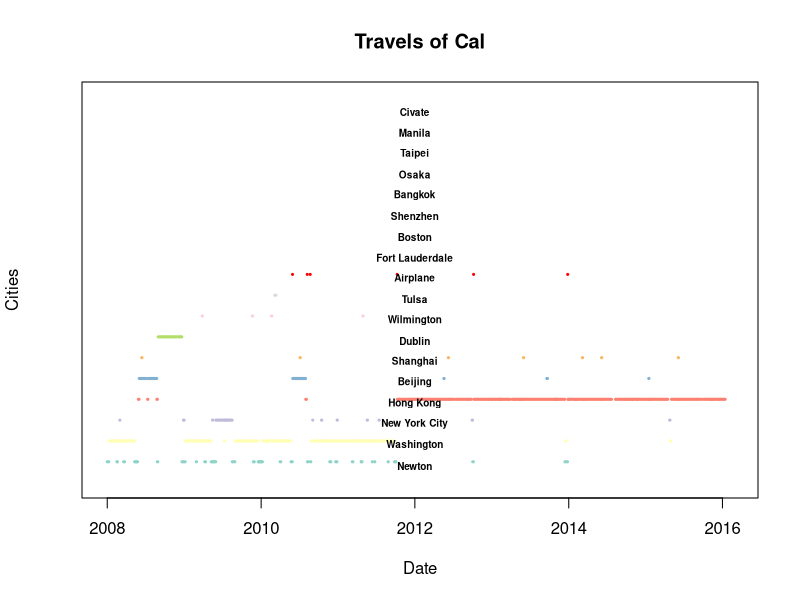

R code for this plot: (Note: this script raises an error after producing the figure.)
options(stringsasfactors=F)
setwd('/Users/christopherlee/Documents/CAL/Real_Life/Geography/')
G<-read.csv("Geography of Cal.csv", TRUE, sep=",",dec=".", na.strings="NA", stringsAsFactors=FALSE)
G$Date.Begin<-as.Date(strptime(G$Date.Begin, format='%m/%d/%Y'))
G$End.Date<-as.Date(strptime(G$End.Date, format='%m/%d/%Y'))
G$Date.Begin<-as.Date(format(G$Date.Begin, '20%y-%m-%d')) #this line may be needed if .csv file truncates dates to /yy instead of /yyyy
G$End.Date<-as.Date(format(G$End.Date, '20%y-%m-%d'))
(G$End.Date - G$Date.Begin)+1->N #N = number of nights of stay. Because Date Begin is the date of the first night spent and End Date is date of the last night, the +1 is required

N<-as.integer(N) #Safety precaution in case of date input error
G$Location[which(G$Location=='Aberdeen')]<-'Hong Kong'
G$Location[which(G$Location=='Kowloon')]<-'Hong Kong'
Cities<-unique(G$Location)
TN<-rep(0,length(Cities))
for (i in 1:length(Cities)) {
  TN[i]<-sum(N[which(G$Location==Cities[i])], na.rm=TRUE)
} #TN represents total night spent in a given city
cbind(Cities,TN)->Total
SIZE<-6 #Flexible, determines minimum number of nights spent in a city to make our graph
Stops<-which(TN>=SIZE)
Total[Stops]

library('RColorBrewer')
PA<-c(brewer.pal(9,'Set3'), 'red')
#Start with a blank plot with the dates on the x-axis and a y-axis big enough to host all the data

plot(G$Date.Begin, rep(-1, length(G[,1])), ylim=c(0,length(Stops)+0.5), ylab='Cities', xlab='Date', main='Travels of Cal', yaxt='n')
#Iterate through cities in stops
for (i in 1:length(Stops)){
  current.db<-G$Date.Begin[which(G$Location==Total[Stops][i])]
  current.ed<-G$End.Date[which(G$Location==Total[Stops][i])]
  for (j in 1:length(current.db)) {
    #lines(c(current.db[j], current.ed[j]),c(G[which(G$Location==Total[Stops][3]),7][1],G[which(G$Location==Total[Stops][3]),7][1]), col=PA[i], lwd=5) #Optional addition to grab based on latitude
    lines(c(current.db[j], current.ed[j]),c(i,i), col=PA[i], lwd=3)
    #Create a line from (x1,y1) to (x2, y1) where x1 and x2 are start and end dates of a stay, and y1 is simply an incremental integer
  }
}
text(x=rep(as.Date('2012-01-01'),length(Stops)), y=c(0.8:(length(Stops)-0.2)), labels=Total[Stops], cex=0.6, font =2)
#Add city name labels to graph


#NOT SHOWN - merge data with existing cities and dataset, and manually add missing long and lat coordinates
#Assume G2 is the same dataset as G but now with columns "long" and "lat" which represent geographic coordinates
merge(G2[which(!duplicated(G2$Location)),], Total, by.x='Location', by.y='Cities')->G3
G3<-G3[which(!is.na(G3$Lon)),]
G3$TN<-as.numeric(as.character(G3$TN))
mapWorld<-borders("world", colour="gray50", fill="gray50")
#mapWorld<-borders("world", colour="brown",  lwd=0.1)

map<- ggplot() + mapWorld 
mapPoints <- map + geom_point(aes(x = Lon, y = Lat, size =(TN^0.5), colour=factor(strptime(G3$Date.Begin, format='%m/%d/%y')$year+1900)), data = G3, alpha=0.8)+ theme(legend.position='right') +  scale_colour_manual(values=PA, name='Year')
mapPoints + scale_size(range=c(0,4), guide=FALSE) + ggtitle('Cal Travel Map') + labs(x='', y='')
mapPoints + scale_size_continuous(range=c(0,5), name='Number of Days', breaks=sqrt(c(1,10,100,1000)), labels=c(1,10,100,1000)) + ggtitle('Cal Asia Travel Map') + labs(x='', y='') 


mapPoints <- map + geom_point(aes(x = Lon, y = Lat, size =(TN^0.5)/12, alpha = .5), data = G3, color=PA[strptime(G3$Date.Begin, format='%Y-%m-%d')$year-100],)+ theme(legend.position='right') + scale_color_continuous(name='Year')


